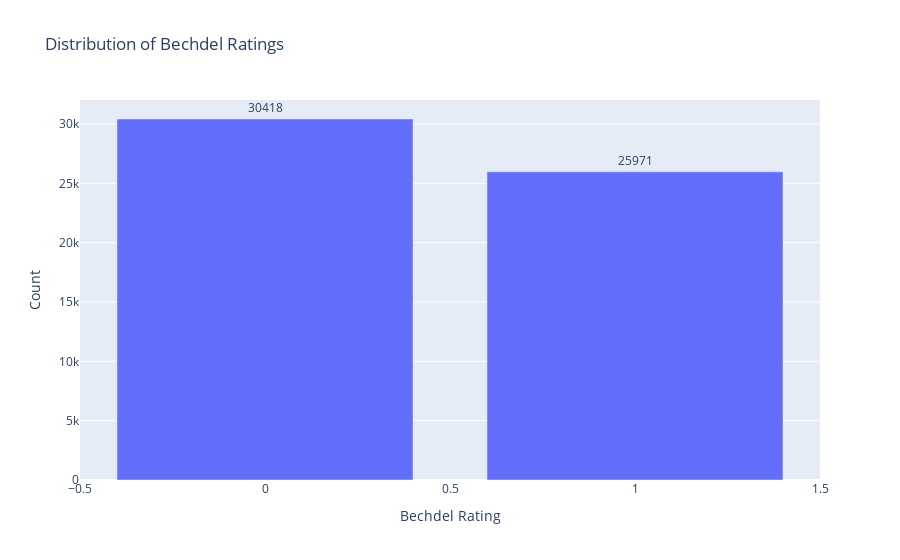

This figure's notebook cell:
### Code cell
plot_bechdel_predictions(df_bechdel_predictions)

### Figure 1 — Plotly figure (JSON) as saved in the notebook; plotly's stock layout.template omitted (floating-point values rounded to 4 significant figures)
{"data": [{"alignmentgroup": "True", "hovertemplate": "Bechdel Rating=%{x}<br>Count=%{text}<extra></extra>", "legendgroup": "", "marker": {"color": "#636efa", "pattern": {"shape": ""}}, "name": "", "offsetgroup": "", "orientation": "v", "showlegend": false, "text": [30418, 25971], "textposition": "outside", "type": "bar", "x": [0, 1], "xaxis": "x", "y": [30418, 25971], "yaxis": "y"}], "layout": {"barmode": "relative", "legend": {"tracegroupgap": 0}, "title": {"text": "Distribution of Bechdel Ratings"}, "xaxis": {"anchor": "y", "domain": [0, 1], "title": {"text": "Bechdel Rating"}}, "yaxis": {"anchor": "x", "domain": [0, 1], "title": {"text": "Count"}}}}
